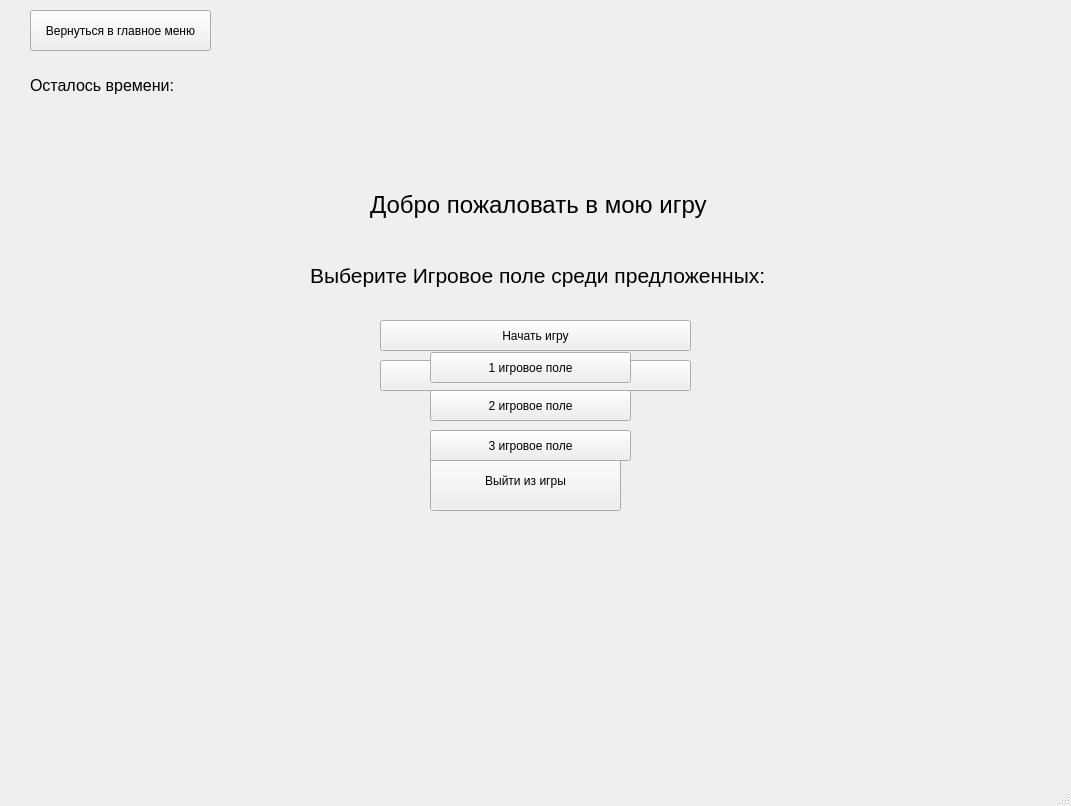
<?xml version="1.0" encoding="UTF-8"?>
<ui version="4.0">
 <class>MainWindow</class>
 <widget class="QMainWindow" name="MainWindow">
  <property name="geometry">
   <rect>
    <x>0</x>
    <y>0</y>
    <width>1071</width>
    <height>806</height>
   </rect>
  </property>
  <property name="windowTitle">
   <string>MainWindow</string>
  </property>
  <widget class="QWidget" name="centralwidget">
   <widget class="QPushButton" name="settingsButton">
    <property name="geometry">
     <rect>
      <x>380</x>
      <y>360</y>
      <width>311</width>
      <height>31</height>
     </rect>
    </property>
    <property name="text">
     <string>Настройки</string>
    </property>
   </widget>
   <widget class="QPushButton" name="startGame">
    <property name="geometry">
     <rect>
      <x>380</x>
      <y>320</y>
      <width>311</width>
      <height>31</height>
     </rect>
    </property>
    <property name="text">
     <string>Начать игру</string>
    </property>
   </widget>
   <widget class="QPushButton" name="exitGame">
    <property name="geometry">
     <rect>
      <x>430</x>
      <y>450</y>
      <width>191</width>
      <height>61</height>
     </rect>
    </property>
    <property name="text">
     <string>Выйти из игры</string>
    </property>
   </widget>
   <widget class="QLabel" name="welcome">
    <property name="geometry">
     <rect>
      <x>370</x>
      <y>180</y>
      <width>341</width>
      <height>51</height>
     </rect>
    </property>
    <property name="text">
     <string>&lt;html&gt;&lt;head/&gt;&lt;body&gt;&lt;p&gt;&lt;span style=&quot; font-size:18pt;&quot;&gt;Добро пожаловать в мою игру&lt;/span&gt;&lt;/p&gt;&lt;/body&gt;&lt;/html&gt;</string>
    </property>
   </widget>
   <widget class="QPushButton" name="mainMenu">
    <property name="geometry">
     <rect>
      <x>30</x>
      <y>10</y>
      <width>181</width>
      <height>41</height>
     </rect>
    </property>
    <property name="text">
     <string>Вернуться в главное меню</string>
    </property>
   </widget>
   <widget class="QLabel" name="label">
    <property name="geometry">
     <rect>
      <x>480</x>
      <y>10</y>
      <width>361</width>
      <height>141</height>
     </rect>
    </property>
   </widget>
   <widget class="QLabel" name="itsGame">
    <property name="geometry">
     <rect>
      <x>10</x>
      <y>0</y>
      <width>1041</width>
      <height>771</height>
     </rect>
    </property>
    <property name="maximumSize">
     <size>
      <width>1041</width>
      <height>771</height>
     </size>
    </property>
    <property name="text">
     <string/>
    </property>
    <property name="textFormat">
     <enum>Qt::AutoText</enum>
    </property>
    <property name="pixmap">
     <pixmap>игровое поле1.jpg</pixmap>
    </property>
    <property name="scaledContents">
     <bool>true</bool>
    </property>
    <property name="openExternalLinks">
     <bool>false</bool>
    </property>
   </widget>
   <widget class="QLabel" name="zaba">
    <property name="geometry">
     <rect>
      <x>290</x>
      <y>210</y>
      <width>471</width>
      <height>351</height>
     </rect>
    </property>
    <property name="text">
     <string/>
    </property>
    <property name="pixmap">
     <pixmap>zabaMid.png</pixmap>
    </property>
    <property name="scaledContents">
     <bool>true</bool>
    </property>
    <property name="wordWrap">
     <bool>false</bool>
    </property>
    <property name="openExternalLinks">
     <bool>false</bool>
    </property>
   </widget>
   <widget class="QPushButton" name="gameZon1">
    <property name="geometry">
     <rect>
      <x>430</x>
      <y>352</y>
      <width>201</width>
      <height>31</height>
     </rect>
    </property>
    <property name="text">
     <string>1 игровое поле</string>
    </property>
   </widget>
   <widget class="QPushButton" name="gameZon2">
    <property name="geometry">
     <rect>
      <x>430</x>
      <y>390</y>
      <width>201</width>
      <height>31</height>
     </rect>
    </property>
    <property name="text">
     <string>2 игровое поле</string>
    </property>
   </widget>
   <widget class="QPushButton" name="gameZon3">
    <property name="geometry">
     <rect>
      <x>430</x>
      <y>430</y>
      <width>201</width>
      <height>31</height>
     </rect>
    </property>
    <property name="text">
     <string>3 игровое поле</string>
    </property>
   </widget>
   <widget class="QLabel" name="changeMenu">
    <property name="geometry">
     <rect>
      <x>310</x>
      <y>240</y>
      <width>461</width>
      <height>71</height>
     </rect>
    </property>
    <property name="text">
     <string>&lt;html&gt;&lt;head/&gt;&lt;body&gt;&lt;p&gt;&lt;span style=&quot; font-size:16pt;&quot;&gt;Выберите Игровое поле среди предложенных:&lt;/span&gt;&lt;/p&gt;&lt;/body&gt;&lt;/html&gt;</string>
    </property>
   </widget>
   <widget class="QLabel" name="timeGame">
    <property name="geometry">
     <rect>
      <x>30</x>
      <y>70</y>
      <width>191</width>
      <height>31</height>
     </rect>
    </property>
    <property name="font">
     <font>
      <pointsize>12</pointsize>
     </font>
    </property>
    <property name="text">
     <string>Осталось времени: </string>
    </property>
   </widget>
   <zorder>itsGame</zorder>
   <zorder>welcome</zorder>
   <zorder>mainMenu</zorder>
   <zorder>label</zorder>
   <zorder>startGame</zorder>
   <zorder>settingsButton</zorder>
   <zorder>exitGame</zorder>
   <zorder>zaba</zorder>
   <zorder>gameZon1</zorder>
   <zorder>gameZon2</zorder>
   <zorder>gameZon3</zorder>
   <zorder>changeMenu</zorder>
   <zorder>timeGame</zorder>
  </widget>
  <widget class="QMenuBar" name="menubar">
   <property name="geometry">
    <rect>
     <x>0</x>
     <y>0</y>
     <width>1071</width>
     <height>21</height>
    </rect>
   </property>
  </widget>
  <widget class="QStatusBar" name="statusbar"/>
 </widget>
 <resources/>
 <connections/>
</ui>
